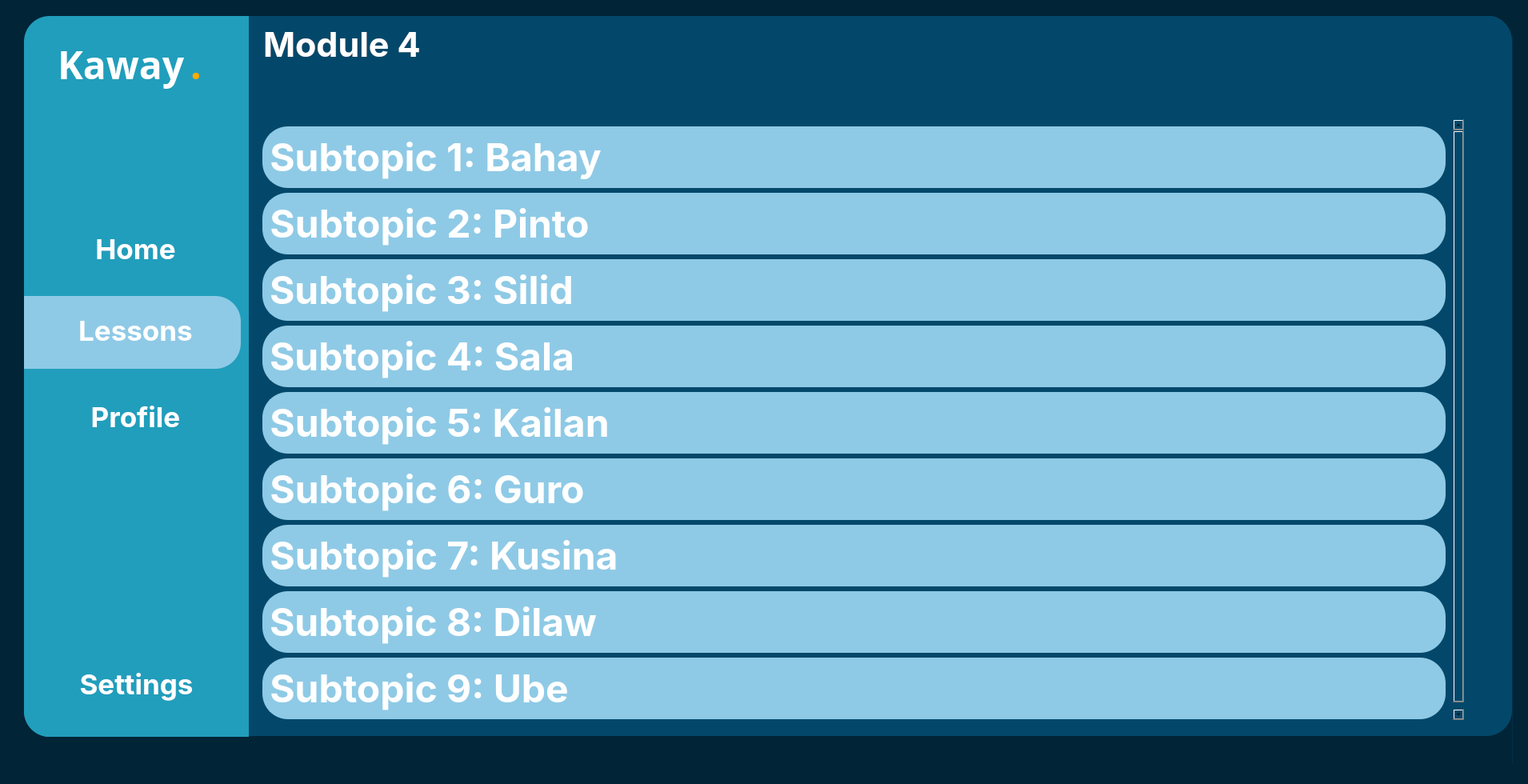
<?xml version="1.0" encoding="UTF-8"?>
<ui version="4.0">
 <class>MainWindow</class>
 <widget class="QWidget" name="MainWindow">
  <property name="geometry">
   <rect>
    <x>0</x>
    <y>0</y>
    <width>1910</width>
    <height>980</height>
   </rect>
  </property>
  <property name="windowTitle">
   <string>MainWindow</string>
  </property>
  <property name="styleSheet">
   <string notr="true">
background-color: rgb(1, 37, 55);</string>
  </property>
  <widget class="QWidget" name="centralwidget" native="true">
   <property name="geometry">
    <rect>
     <x>0</x>
     <y>0</y>
     <width>1921</width>
     <height>1051</height>
    </rect>
   </property>
   <widget class="QWidget" name="MainBar" native="true">
    <property name="geometry">
     <rect>
      <x>30</x>
      <y>20</y>
      <width>1861</width>
      <height>1011</height>
     </rect>
    </property>
    <property name="styleSheet">
     <string notr="true"/>
    </property>
    <widget class="QWidget" name="SideTab" native="true">
     <property name="geometry">
      <rect>
       <x>0</x>
       <y>0</y>
       <width>281</width>
       <height>961</height>
      </rect>
     </property>
     <widget class="QFrame" name="SideTabFrame">
      <property name="geometry">
       <rect>
        <x>0</x>
        <y>0</y>
        <width>291</width>
        <height>901</height>
       </rect>
      </property>
      <property name="styleSheet">
       <string notr="true">background-color: rgb(33, 158, 188);
border-top-left-radius: 32px;
border-bottom-left-radius: 32px;</string>
      </property>
      <property name="frameShape">
       <enum>QFrame::StyledPanel</enum>
      </property>
      <property name="frameShadow">
       <enum>QFrame::Raised</enum>
      </property>
      <widget class="QPushButton" name="Lessons">
       <property name="geometry">
        <rect>
         <x>0</x>
         <y>372</y>
         <width>279</width>
         <height>42</height>
        </rect>
       </property>
       <property name="font">
        <font>
         <family>Inter</family>
         <pointsize>26</pointsize>
         <bold>true</bold>
        </font>
       </property>
       <property name="styleSheet">
        <string notr="true">color:rgb(255, 255, 255);
background-color: rgba(255, 255, 255, 0);</string>
       </property>
       <property name="text">
        <string>Lessons</string>
       </property>
       <property name="icon">
        <iconset>
         <normaloff>../linear/note-2.svg</normaloff>../linear/note-2.svg</iconset>
       </property>
       <property name="iconSize">
        <size>
         <width>40</width>
         <height>40</height>
        </size>
       </property>
      </widget>
      <widget class="QFrame" name="frame">
       <property name="geometry">
        <rect>
         <x>0</x>
         <y>350</y>
         <width>271</width>
         <height>91</height>
        </rect>
       </property>
       <property name="styleSheet">
        <string notr="true">background-color: rgb(142, 202, 230);
border-top-left-radius: 0px;
border-bottom-left-radius: 0px;
border-top-right-radius: 32px;
border-bottom-right-radius: 32px;</string>
       </property>
       <property name="frameShape">
        <enum>QFrame::StyledPanel</enum>
       </property>
       <property name="frameShadow">
        <enum>QFrame::Raised</enum>
       </property>
      </widget>
      <widget class="QWidget" name="verticalLayoutWidget">
       <property name="geometry">
        <rect>
         <x>0</x>
         <y>770</y>
         <width>281</width>
         <height>131</height>
        </rect>
       </property>
       <layout class="QVBoxLayout" name="verticalLayout">
        <item>
         <widget class="QPushButton" name="Settings">
          <property name="font">
           <font>
            <family>Inter</family>
            <pointsize>26</pointsize>
            <bold>true</bold>
           </font>
          </property>
          <property name="styleSheet">
           <string notr="true">color:rgb(255, 255, 255)</string>
          </property>
          <property name="text">
           <string>Settings</string>
          </property>
          <property name="icon">
           <iconset>
            <normaloff>../linear/setting-3.svg</normaloff>../linear/setting-3.svg</iconset>
          </property>
          <property name="iconSize">
           <size>
            <width>35</width>
            <height>35</height>
           </size>
          </property>
         </widget>
        </item>
       </layout>
      </widget>
      <widget class="QWidget" name="horizontalLayoutWidget">
       <property name="geometry">
        <rect>
         <x>42</x>
         <y>20</y>
         <width>241</width>
         <height>80</height>
        </rect>
       </property>
       <layout class="QHBoxLayout" name="horizontalLayout">
        <item>
         <widget class="QLabel" name="Kaway">
          <property name="font">
           <font>
            <family>Poppins</family>
            <pointsize>36</pointsize>
            <bold>true</bold>
           </font>
          </property>
          <property name="styleSheet">
           <string notr="true">color:rgb(255, 255, 255)</string>
          </property>
          <property name="text">
           <string>Kaway</string>
          </property>
         </widget>
        </item>
        <item>
         <widget class="QLabel" name="Dot">
          <property name="font">
           <font>
            <family>Poppins</family>
            <pointsize>36</pointsize>
            <bold>true</bold>
           </font>
          </property>
          <property name="styleSheet">
           <string notr="true">color: rgb(255, 170, 0);</string>
          </property>
          <property name="text">
           <string>.</string>
          </property>
         </widget>
        </item>
       </layout>
      </widget>
      <widget class="QPushButton" name="Profile">
       <property name="geometry">
        <rect>
         <x>0</x>
         <y>480</y>
         <width>279</width>
         <height>42</height>
        </rect>
       </property>
       <property name="font">
        <font>
         <family>Inter</family>
         <pointsize>26</pointsize>
         <bold>true</bold>
        </font>
       </property>
       <property name="styleSheet">
        <string notr="true">color:rgb(255, 255, 255)</string>
       </property>
       <property name="text">
        <string>Profile</string>
       </property>
       <property name="icon">
        <iconset>
         <normaloff>../linear/user-square.svg</normaloff>../linear/user-square.svg</iconset>
       </property>
       <property name="iconSize">
        <size>
         <width>35</width>
         <height>35</height>
        </size>
       </property>
      </widget>
      <widget class="QPushButton" name="Home">
       <property name="geometry">
        <rect>
         <x>0</x>
         <y>270</y>
         <width>279</width>
         <height>42</height>
        </rect>
       </property>
       <property name="font">
        <font>
         <family>Inter</family>
         <pointsize>26</pointsize>
         <bold>true</bold>
        </font>
       </property>
       <property name="layoutDirection">
        <enum>Qt::LeftToRight</enum>
       </property>
       <property name="autoFillBackground">
        <bool>false</bool>
       </property>
       <property name="styleSheet">
        <string notr="true">color:rgb(255, 255, 255);
background-color: rgba(255, 255, 255, 0)</string>
       </property>
       <property name="text">
        <string>Home</string>
       </property>
       <property name="icon">
        <iconset>
         <normaloff>../linear/element-3.png</normaloff>../linear/element-3.png</iconset>
       </property>
       <property name="iconSize">
        <size>
         <width>30</width>
         <height>30</height>
        </size>
       </property>
      </widget>
      <zorder>frame</zorder>
      <zorder>Lessons</zorder>
      <zorder>verticalLayoutWidget</zorder>
      <zorder>horizontalLayoutWidget</zorder>
      <zorder>Profile</zorder>
      <zorder>Home</zorder>
     </widget>
    </widget>
    <widget class="QWidget" name="RightContainer" native="true">
     <property name="geometry">
      <rect>
       <x>279</x>
       <y>-1</y>
       <width>1581</width>
       <height>1011</height>
      </rect>
     </property>
     <widget class="QFrame" name="mainframe">
      <property name="geometry">
       <rect>
        <x>0</x>
        <y>0</y>
        <width>1581</width>
        <height>901</height>
       </rect>
      </property>
      <property name="styleSheet">
       <string notr="true">background-color: rgb(3, 72, 106);
border-top-right-radius: 32px;
border-bottom-right-radius: 32px;</string>
      </property>
      <property name="frameShape">
       <enum>QFrame::StyledPanel</enum>
      </property>
      <property name="frameShadow">
       <enum>QFrame::Raised</enum>
      </property>
      <widget class="QWidget" name="verticalLayoutWidget_2">
       <property name="geometry">
        <rect>
         <x>20</x>
         <y>10</y>
         <width>1061</width>
         <height>101</height>
        </rect>
       </property>
       <layout class="QVBoxLayout" name="verticalLayout_2">
        <item>
         <widget class="QLabel" name="Module">
          <property name="font">
           <font>
            <family>Inter</family>
            <pointsize>32</pointsize>
            <bold>true</bold>
           </font>
          </property>
          <property name="styleSheet">
           <string notr="true">color: rgb(255, 255, 255);</string>
          </property>
          <property name="text">
           <string>Module 4</string>
          </property>
         </widget>
        </item>
        <item>
         <widget class="QLabel" name="subtopic">
          <property name="font">
           <font>
            <family>Inter</family>
            <pointsize>26</pointsize>
            <bold>true</bold>
           </font>
          </property>
          <property name="styleSheet">
           <string notr="true">color: rgb(255, 255, 255);</string>
          </property>
          <property name="text">
           <string/>
          </property>
         </widget>
        </item>
       </layout>
      </widget>
      <widget class="QScrollArea" name="scrollArea">
       <property name="geometry">
        <rect>
         <x>10</x>
         <y>130</y>
         <width>1511</width>
         <height>751</height>
        </rect>
       </property>
       <property name="widgetResizable">
        <bool>true</bool>
       </property>
       <widget class="QWidget" name="scrollAreaWidgetContents">
        <property name="geometry">
         <rect>
          <x>0</x>
          <y>0</y>
          <width>1511</width>
          <height>751</height>
         </rect>
        </property>
        <layout class="QVBoxLayout" name="verticalLayout_6">
         <item>
          <widget class="QFrame" name="A">
           <property name="styleSheet">
            <string notr="true">background-color: rgb(142, 202, 230);
border-radius: 32px
</string>
           </property>
           <property name="frameShape">
            <enum>QFrame::StyledPanel</enum>
           </property>
           <property name="frameShadow">
            <enum>QFrame::Raised</enum>
           </property>
           <layout class="QVBoxLayout" name="verticalLayout_5">
            <item>
             <widget class="QPushButton" name="BAHAY">
              <property name="sizePolicy">
               <sizepolicy hsizetype="Fixed" vsizetype="Fixed">
                <horstretch>0</horstretch>
                <verstretch>0</verstretch>
               </sizepolicy>
              </property>
              <property name="font">
               <font>
                <family>Inter</family>
                <pointsize>36</pointsize>
                <bold>true</bold>
               </font>
              </property>
              <property name="styleSheet">
               <string notr="true">color: rgb(255, 255, 255);</string>
              </property>
              <property name="text">
               <string>Subtopic 1: Bahay</string>
              </property>
             </widget>
            </item>
           </layout>
          </widget>
         </item>
         <item>
          <widget class="QFrame" name="UpperFrame_2">
           <property name="styleSheet">
            <string notr="true">background-color: rgb(142, 202, 230);
border-radius: 32px
</string>
           </property>
           <property name="frameShape">
            <enum>QFrame::StyledPanel</enum>
           </property>
           <property name="frameShadow">
            <enum>QFrame::Raised</enum>
           </property>
           <layout class="QVBoxLayout" name="verticalLayout_9">
            <item>
             <widget class="QPushButton" name="PINTO">
              <property name="sizePolicy">
               <sizepolicy hsizetype="Fixed" vsizetype="Fixed">
                <horstretch>0</horstretch>
                <verstretch>0</verstretch>
               </sizepolicy>
              </property>
              <property name="font">
               <font>
                <family>Inter</family>
                <pointsize>36</pointsize>
                <bold>true</bold>
               </font>
              </property>
              <property name="styleSheet">
               <string notr="true">color: rgb(255, 255, 255);</string>
              </property>
              <property name="text">
               <string>Subtopic 2: Pinto</string>
              </property>
             </widget>
            </item>
           </layout>
          </widget>
         </item>
         <item>
          <widget class="QFrame" name="UpperFrame_3">
           <property name="styleSheet">
            <string notr="true">background-color: rgb(142, 202, 230);
border-radius: 32px
</string>
           </property>
           <property name="frameShape">
            <enum>QFrame::StyledPanel</enum>
           </property>
           <property name="frameShadow">
            <enum>QFrame::Raised</enum>
           </property>
           <layout class="QVBoxLayout" name="verticalLayout_10">
            <item>
             <widget class="QPushButton" name="SILID">
              <property name="sizePolicy">
               <sizepolicy hsizetype="Fixed" vsizetype="Fixed">
                <horstretch>0</horstretch>
                <verstretch>0</verstretch>
               </sizepolicy>
              </property>
              <property name="font">
               <font>
                <family>Inter</family>
                <pointsize>36</pointsize>
                <bold>true</bold>
               </font>
              </property>
              <property name="styleSheet">
               <string notr="true">color: rgb(255, 255, 255);</string>
              </property>
              <property name="text">
               <string>Subtopic 3: Silid</string>
              </property>
             </widget>
            </item>
           </layout>
          </widget>
         </item>
         <item>
          <widget class="QFrame" name="UpperFrame_29">
           <property name="styleSheet">
            <string notr="true">background-color: rgb(142, 202, 230);
border-radius: 32px
</string>
           </property>
           <property name="frameShape">
            <enum>QFrame::StyledPanel</enum>
           </property>
           <property name="frameShadow">
            <enum>QFrame::Raised</enum>
           </property>
           <layout class="QVBoxLayout" name="verticalLayout_18">
            <item>
             <widget class="QPushButton" name="SALA">
              <property name="sizePolicy">
               <sizepolicy hsizetype="Fixed" vsizetype="Fixed">
                <horstretch>0</horstretch>
                <verstretch>0</verstretch>
               </sizepolicy>
              </property>
              <property name="font">
               <font>
                <family>Inter</family>
                <pointsize>36</pointsize>
                <bold>true</bold>
               </font>
              </property>
              <property name="styleSheet">
               <string notr="true">color: rgb(255, 255, 255);</string>
              </property>
              <property name="text">
               <string>Subtopic 4: Sala</string>
              </property>
             </widget>
            </item>
           </layout>
          </widget>
         </item>
         <item>
          <widget class="QFrame" name="UpperFrame_7">
           <property name="styleSheet">
            <string notr="true">background-color: rgb(142, 202, 230);
border-radius: 32px
</string>
           </property>
           <property name="frameShape">
            <enum>QFrame::StyledPanel</enum>
           </property>
           <property name="frameShadow">
            <enum>QFrame::Raised</enum>
           </property>
           <layout class="QVBoxLayout" name="verticalLayout_14">
            <item>
             <widget class="QPushButton" name="KAILAN">
              <property name="sizePolicy">
               <sizepolicy hsizetype="Fixed" vsizetype="Fixed">
                <horstretch>0</horstretch>
                <verstretch>0</verstretch>
               </sizepolicy>
              </property>
              <property name="font">
               <font>
                <family>Inter</family>
                <pointsize>36</pointsize>
                <bold>true</bold>
               </font>
              </property>
              <property name="styleSheet">
               <string notr="true">color: rgb(255, 255, 255);</string>
              </property>
              <property name="text">
               <string>Subtopic 5: Kailan</string>
              </property>
             </widget>
            </item>
           </layout>
          </widget>
         </item>
         <item>
          <widget class="QFrame" name="UpperFrame_6">
           <property name="styleSheet">
            <string notr="true">background-color: rgb(142, 202, 230);
border-radius: 32px
</string>
           </property>
           <property name="frameShape">
            <enum>QFrame::StyledPanel</enum>
           </property>
           <property name="frameShadow">
            <enum>QFrame::Raised</enum>
           </property>
           <layout class="QVBoxLayout" name="verticalLayout_13">
            <item>
             <widget class="QPushButton" name="GURO">
              <property name="sizePolicy">
               <sizepolicy hsizetype="Fixed" vsizetype="Fixed">
                <horstretch>0</horstretch>
                <verstretch>0</verstretch>
               </sizepolicy>
              </property>
              <property name="font">
               <font>
                <family>Inter</family>
                <pointsize>36</pointsize>
                <bold>true</bold>
               </font>
              </property>
              <property name="styleSheet">
               <string notr="true">color: rgb(255, 255, 255);</string>
              </property>
              <property name="text">
               <string>Subtopic 6: Guro</string>
              </property>
             </widget>
            </item>
           </layout>
          </widget>
         </item>
         <item>
          <widget class="QFrame" name="UpperFrame_4">
           <property name="styleSheet">
            <string notr="true">background-color: rgb(142, 202, 230);
border-radius: 32px
</string>
           </property>
           <property name="frameShape">
            <enum>QFrame::StyledPanel</enum>
           </property>
           <property name="frameShadow">
            <enum>QFrame::Raised</enum>
           </property>
           <layout class="QVBoxLayout" name="verticalLayout_11">
            <item>
             <widget class="QPushButton" name="KUSINA">
              <property name="sizePolicy">
               <sizepolicy hsizetype="Fixed" vsizetype="Fixed">
                <horstretch>0</horstretch>
                <verstretch>0</verstretch>
               </sizepolicy>
              </property>
              <property name="font">
               <font>
                <family>Inter</family>
                <pointsize>36</pointsize>
                <bold>true</bold>
               </font>
              </property>
              <property name="styleSheet">
               <string notr="true">color: rgb(255, 255, 255);</string>
              </property>
              <property name="text">
               <string>Subtopic 7: Kusina</string>
              </property>
             </widget>
            </item>
           </layout>
          </widget>
         </item>
         <item>
          <widget class="QFrame" name="UpperFrame_8">
           <property name="styleSheet">
            <string notr="true">background-color: rgb(142, 202, 230);
border-radius: 32px
</string>
           </property>
           <property name="frameShape">
            <enum>QFrame::StyledPanel</enum>
           </property>
           <property name="frameShadow">
            <enum>QFrame::Raised</enum>
           </property>
           <layout class="QVBoxLayout" name="verticalLayout_15">
            <item>
             <widget class="QPushButton" name="DILAW">
              <property name="sizePolicy">
               <sizepolicy hsizetype="Fixed" vsizetype="Fixed">
                <horstretch>0</horstretch>
                <verstretch>0</verstretch>
               </sizepolicy>
              </property>
              <property name="font">
               <font>
                <family>Inter</family>
                <pointsize>36</pointsize>
                <bold>true</bold>
               </font>
              </property>
              <property name="styleSheet">
               <string notr="true">color: rgb(255, 255, 255);</string>
              </property>
              <property name="text">
               <string>Subtopic 8: Dilaw</string>
              </property>
             </widget>
            </item>
           </layout>
          </widget>
         </item>
         <item>
          <widget class="QFrame" name="UpperFrame_9">
           <property name="styleSheet">
            <string notr="true">background-color: rgb(142, 202, 230);
border-radius: 32px
</string>
           </property>
           <property name="frameShape">
            <enum>QFrame::StyledPanel</enum>
           </property>
           <property name="frameShadow">
            <enum>QFrame::Raised</enum>
           </property>
           <layout class="QVBoxLayout" name="verticalLayout_16">
            <item>
             <widget class="QPushButton" name="UBE">
              <property name="sizePolicy">
               <sizepolicy hsizetype="Fixed" vsizetype="Fixed">
                <horstretch>0</horstretch>
                <verstretch>0</verstretch>
               </sizepolicy>
              </property>
              <property name="font">
               <font>
                <family>Inter</family>
                <pointsize>36</pointsize>
                <bold>true</bold>
               </font>
              </property>
              <property name="styleSheet">
               <string notr="true">color: rgb(255, 255, 255);</string>
              </property>
              <property name="text">
               <string>Subtopic 9: Ube</string>
              </property>
             </widget>
            </item>
           </layout>
          </widget>
         </item>
        </layout>
       </widget>
      </widget>
     </widget>
    </widget>
    <widget class="QFrame" name="MainFrame">
     <property name="geometry">
      <rect>
       <x>0</x>
       <y>0</y>
       <width>1861</width>
       <height>961</height>
      </rect>
     </property>
     <property name="styleSheet">
      <string notr="true">background-color: rgb(2, 48, 71);
border-radius: 32px
</string>
     </property>
     <property name="frameShape">
      <enum>QFrame::StyledPanel</enum>
     </property>
     <property name="frameShadow">
      <enum>QFrame::Raised</enum>
     </property>
    </widget>
    <zorder>MainFrame</zorder>
    <zorder>RightContainer</zorder>
    <zorder>SideTab</zorder>
   </widget>
  </widget>
  <widget class="QStatusBar" name="statusbar">
   <property name="geometry">
    <rect>
     <x>0</x>
     <y>0</y>
     <width>3</width>
     <height>21</height>
    </rect>
   </property>
  </widget>
 </widget>
 <resources/>
 <connections/>
</ui>
